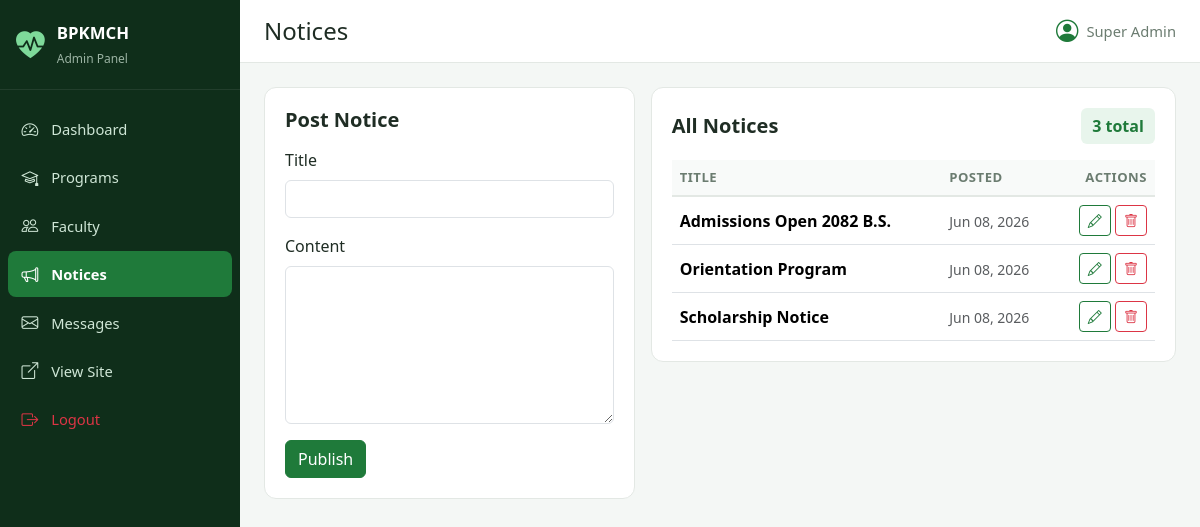
The app's page /admin/notices.php (signed in) with its own data.
### tables this page shows
CREATE TABLE IF NOT EXISTS notices (
    id INT AUTO_INCREMENT PRIMARY KEY,
    title VARCHAR(200) NOT NULL,
    body TEXT NOT NULL,
    posted_on DATE NOT NULL,
    created_at TIMESTAMP DEFAULT CURRENT_TIMESTAMP
);

### admin/notices.php (the view, shortened to what this page needs)
<?php
require_once __DIR__ . '/includes/auth.php';
$edit = null;
$rows = $conn->query("SELECT * FROM notices ORDER BY posted_on DESC");
include 'includes/header.php';
?>
<div class="row g-3">
  <div class="col-lg-5">
    <div class="panel">
      <div class="panel-header"><h5><?= $edit ? 'Edit Notice' : 'Post Notice' ?></h5></div>
      <form method="post">
        <div class="mb-3"><label class="form-label">Title</label>
          <input type="text" name="title" class="form-control" required value="<?= htmlspecialchars($edit['title'] ?? '') ?>"></div>
        <div class="mb-3"><label class="form-label">Content</label>
          <textarea name="content" class="form-control" rows="6"><?= htmlspecialchars($edit['content'] ?? '') ?></textarea></div>
        <button class="btn btn-primary"><?= $edit ? 'Update' : 'Publish' ?></button>
      </form>
    </div>
  </div>
  <div class="col-lg-7">
    <div class="panel">
      <div class="panel-header"><h5>All Notices</h5><span class="badge-soft"><?= $rows->num_rows ?> total</span></div>
      <div class="table-responsive">
        <table class="table table-hover align-middle">
          <thead><tr><th>Title</th><th>Posted</th><th class="text-end">Actions</th></tr></thead>
          <tbody>
          <?php while($n = $rows->fetch_assoc()): ?>
            <tr>
              <td><strong><?= htmlspecialchars($n['title']) ?></strong></td>
              <td><small class="text-muted"><?= date('M d, Y', strtotime($n['posted_on'])) ?></small></td>
              <td class="text-end">
                <a href="?edit=<?= $n['id'] ?>" class="btn btn-sm btn-outline-primary"><i class="bi bi-pencil"></i></a>
                <button class="btn btn-sm btn-outline-danger btn-delete" data-id="<?= $n['id'] ?>" data-type="notices"><i class="bi bi-trash"></i></button>
              </td>
            </tr>
          <?php endwhile; ?>
          </tbody>
        </table>
      </div>
    </div>
  </div>
</div>
<?php include 'includes/footer.php'; ?>

### admin/assets/admin.css (style rules this page uses)
:root { --primary:#1f7a3a; --primary-dark:#155a28; --primary-light:#e8f5ec; --sidebar-bg:#0f2e1a; --sidebar-text:#cfe6d6; --bg:#f4f7f5; --card:#fff; --border:#e3e8e4; --text:#1f2d24; --muted:#6b7c70; }
* { box-sizing:border-box }
body { margin:0;font-family:'Segoe UI',system-ui,sans-serif;background:var(--bg);color:var(--text) }
.panel { background:var(--card);border:1px solid var(--border);border-radius:12px;padding:1.25rem;margin-bottom:1.25rem }
.panel-header { display:flex;justify-content:space-between;align-items:center;margin-bottom:1rem }
.panel-header h5 { margin:0;font-weight:600 }
.table { margin-bottom:0 }
.table thead th { background:#f8faf9;border-bottom:2px solid var(--border);font-size:.82rem;text-transform:uppercase;letter-spacing:.5px;color:var(--muted) }
.table tbody td { vertical-align:middle }
.btn-primary { background:var(--primary);border-color:var(--primary) }
.btn-outline-primary { color:var(--primary);border-color:var(--primary) }
.badge-soft { background:var(--primary-light);color:var(--primary);font-weight:600;padding:.35em .7em;border-radius:6px }

### records on screen
notices: title "Admissions Open 2082 B.S.", posted_on "Jun 08, 2026"
notices: title "Orientation Program", posted_on "Jun 08, 2026"
notices: title "Scholarship Notice", posted_on "Jun 08, 2026"

### other values on screen
$page_title "Notices"
$admin['full_name'] ?: $admin['username'] "Super Admin"
$rows->num_rows "3"
